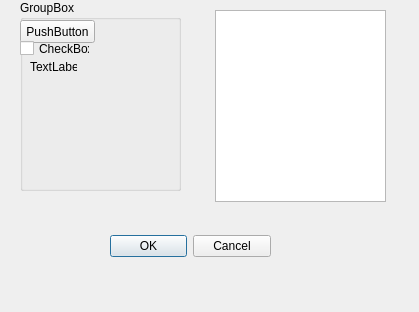
<?xml version="1.0" encoding="UTF-8"?>
<ui version="4.0">
 <class>Dialog</class>
 <widget class="QDialog" name="Dialog">
  <property name="geometry">
   <rect>
    <x>0</x>
    <y>0</y>
    <width>419</width>
    <height>312</height>
   </rect>
  </property>
  <property name="windowTitle">
   <string>Dialog</string>
  </property>
  <widget class="QDialogButtonBox" name="buttonBox">
   <property name="geometry">
    <rect>
     <x>110</x>
     <y>230</y>
     <width>161</width>
     <height>32</height>
    </rect>
   </property>
   <property name="orientation">
    <enum>Qt::Horizontal</enum>
   </property>
   <property name="standardButtons">
    <set>QDialogButtonBox::Cancel|QDialogButtonBox::Ok</set>
   </property>
  </widget>
  <widget class="QListView" name="listView">
   <property name="geometry">
    <rect>
     <x>215</x>
     <y>10</y>
     <width>171</width>
     <height>192</height>
    </rect>
   </property>
  </widget>
  <widget class="QGroupBox" name="groupBox">
   <property name="geometry">
    <rect>
     <x>20</x>
     <y>0</y>
     <width>161</width>
     <height>191</height>
    </rect>
   </property>
   <property name="title">
    <string>GroupBox</string>
   </property>
   <widget class="QPushButton" name="pushButton">
    <property name="geometry">
     <rect>
      <x>0</x>
      <y>20</y>
      <width>75</width>
      <height>23</height>
     </rect>
    </property>
    <property name="text">
     <string>PushButton</string>
    </property>
   </widget>
   <widget class="QCheckBox" name="checkBox">
    <property name="geometry">
     <rect>
      <x>0</x>
      <y>40</y>
      <width>70</width>
      <height>17</height>
     </rect>
    </property>
    <property name="text">
     <string>CheckBox</string>
    </property>
   </widget>
   <widget class="QLabel" name="label">
    <property name="geometry">
     <rect>
      <x>10</x>
      <y>60</y>
      <width>47</width>
      <height>13</height>
     </rect>
    </property>
    <property name="text">
     <string>TextLabel</string>
    </property>
   </widget>
  </widget>
 </widget>
 <resources/>
 <connections>
  <connection>
   <sender>buttonBox</sender>
   <signal>accepted()</signal>
   <receiver>Dialog</receiver>
   <slot>accept()</slot>
   <hints>
    <hint type="sourcelabel">
     <x>248</x>
     <y>254</y>
    </hint>
    <hint type="destinationlabel">
     <x>157</x>
     <y>274</y>
    </hint>
   </hints>
  </connection>
  <connection>
   <sender>buttonBox</sender>
   <signal>rejected()</signal>
   <receiver>Dialog</receiver>
   <slot>reject()</slot>
   <hints>
    <hint type="sourcelabel">
     <x>316</x>
     <y>260</y>
    </hint>
    <hint type="destinationlabel">
     <x>286</x>
     <y>274</y>
    </hint>
   </hints>
  </connection>
 </connections>
</ui>
